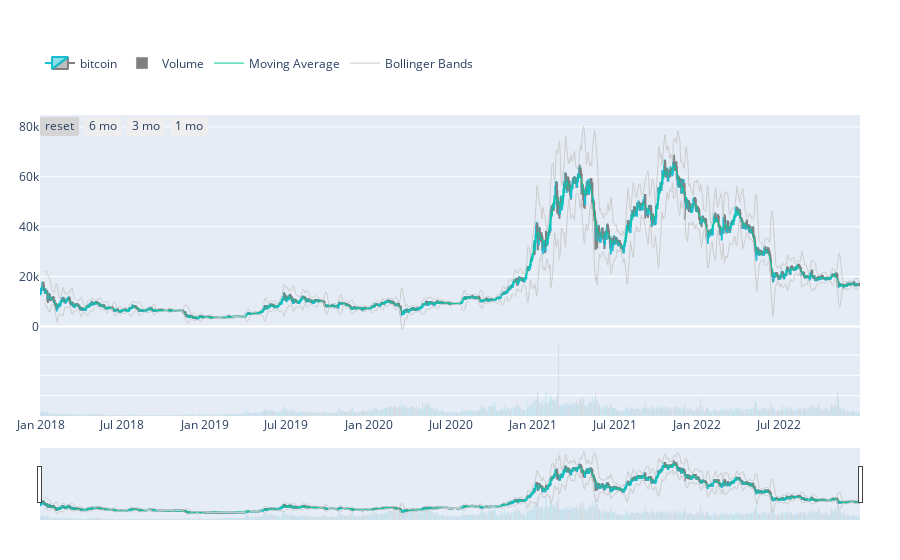

Source (notebook cell):
### Markdown cell above
A candlestick chart (also called Japanese candlestick chart) is a style of financial chart used to describe price movements of a security, derivative, or currency. Each "candlestick" typically shows one day; so for example a one-month chart may show the 20 trading days as 20 "candlesticks".

We choose to plot a cancdlestick chart for BitCoin since everyone's super curious on whether BitCoin is going to be economic bubble or it's still something that worth to invest in.

### Code cell
increasing_color = '#17BECF'
decreasing_color = '#7F7F7F'
data_plotly = []
layout = {
    'xaxis': {
        'rangeselector': {
            'visible': True
        }
    },
    # Adding a volume bar chart for candlesticks is a good practice usually
    'yaxis': {
        'domain': [0, 0.2],
        'showticklabels': False
    },
    'yaxis2': {
        'domain': [0.2, 0.8]
    },
    'legend': {
        'orientation': 'h',
        'y': 0.9,
        'yanchor': 'bottom'
    },
    'margin': {
        't': 40,
        'b': 40,
        'r': 40,
        'l': 40
    }
}

# Defining main chart
trace0 = go.Candlestick(
    x=bitcoin.index, open=bitcoin['Open'], high=bitcoin['High'],
    low=bitcoin['Low'], close=bitcoin['Close'],
    yaxis='y2', name='bitcoin',
    increasing=dict(line=dict(color=increasing_color)),
    decreasing=dict(line=dict(color=decreasing_color)),
)

data_plotly.append(trace0)

# Adding some range buttons to interact
rangeselector = {
    'visible': True,
    'x': 0,
    'y': 0.8,
    'buttons': [
        {'count': 1, 'label': 'reset', 'step': 'all'},
        {'count': 6, 'label': '6 mo', 'step': 'month', 'stepmode': 'backward'},
        {'count': 3, 'label': '3 mo', 'step': 'month', 'stepmode': 'backward'},
        {'count': 1, 'label': '1 mo', 'step': 'month', 'stepmode': 'backward'},
    ]
}

layout['xaxis'].update(rangeselector=rangeselector)

# Setting volume bar chart colors
colors = []
for i, _ in enumerate(bitcoin.index):
    if i != 0:
        if bitcoin['Close'].iloc[i] > bitcoin['Close'].iloc[i-1]:
            colors.append(increasing_color)
        else:
            colors.append(decreasing_color)
    else:
        colors.append(decreasing_color)

trace1 = go.Bar(
    x=bitcoin.index, y=bitcoin['Volume'],
    marker=dict(color=colors),
    yaxis='y', name='Volume'
)

data_plotly.append(trace1)

# Adding Moving Average
def moving_average(interval, window_size=10):
    window = np.ones(int(window_size)) / float(window_size)
    return np.convolve(interval, window, 'same')

trace2 = go.Scatter(
    x=bitcoin.index[5:-5], y=moving_average(bitcoin['Close'])[5:-5],
    yaxis='y2', name='Moving Average',
    line=dict(width=1)
)

data_plotly.append(trace2)

# Adding boilinger bands
def bollinger_bands(price, window_size=10, num_of_std=5):
    rolling_mean = price.rolling(10).mean()
    rolling_std = price.rolling(10).std()
    upper_band = rolling_mean + (rolling_std * 5)
    lower_band = rolling_mean - (rolling_std * 5)
    return upper_band, lower_band

bb_upper, bb_lower = bollinger_bands(bitcoin['Close'])

trace3 = go.Scatter(
    x=bitcoin.index, y=bb_upper,
    yaxis='y2', line=dict(width=1),
    marker=dict(color='#ccc'), hoverinfo='none',
    name='Bollinger Bands',
    legendgroup='Bollinger Bands'
)
data_plotly.append(trace3)

trace4 = go.Scatter(
    x=bitcoin.index, y=bb_lower,
    yaxis='y2', line=dict(width=1),
    marker=dict(color='#ccc'), hoverinfo='none',
    name='Bollinger Bands', showlegend=False,
    legendgroup='Bollinger Bands'
)
data_plotly.append(trace4)
fig = go.Figure(data=data_plotly, layout=layout)
py.iplot(fig, filename='bitcoin-candlestick')

### Figure 1 — Plotly figure (JSON) as saved in the notebook; plotly's stock layout.template omitted (floating-point values rounded to 4 significant figures; data arrays with more than 128 entries replaced by an {"elided": "..."} marker saying what was removed)
{"data": [{"close": {"elided": "1824 float values"}, "decreasing": {"line": {"color": "#7F7F7F"}}, "high": {"elided": "1824 float values"}, "increasing": {"line": {"color": "#17BECF"}}, "low": {"elided": "1824 float values"}, "name": "bitcoin", "open": {"elided": "1824 float values"}, "type": "candlestick", "x": {"elided": "1824 str values"}, "yaxis": "y2"}, {"marker": {"color": {"elided": "1824 str values"}}, "name": "Volume", "type": "bar", "x": {"elided": "1824 str values"}, "y": {"elided": "1824 int values"}, "yaxis": "y"}, {"line": {"width": 1}, "name": "Moving Average", "type": "scatter", "x": {"elided": "1814 str values"}, "y": {"elided": "1814 float values"}, "yaxis": "y2"}, {"hoverinfo": "none", "legendgroup": "Bollinger Bands", "line": {"width": 1}, "marker": {"color": "#ccc"}, "name": "Bollinger Bands", "type": "scatter", "x": {"elided": "1824 str values"}, "y": {"elided": "1824 float values"}, "yaxis": "y2"}, {"hoverinfo": "none", "legendgroup": "Bollinger Bands", "line": {"width": 1}, "marker": {"color": "#ccc"}, "name": "Bollinger Bands", "showlegend": false, "type": "scatter", "x": {"elided": "1824 str values"}, "y": {"elided": "1824 float values"}, "yaxis": "y2"}], "layout": {"legend": {"orientation": "h", "y": 0.9, "yanchor": "bottom"}, "margin": {"b": 40, "l": 40, "r": 40, "t": 40}, "xaxis": {"rangeselector": {"buttons": [{"count": 1, "label": "reset", "step": "all"}, {"count": 6, "label": "6 mo", "step": "month", "stepmode": "backward"}, {"count": 3, "label": "3 mo", "step": "month", "stepmode": "backward"}, {"count": 1, "label": "1 mo", "step": "month", "stepmode": "backward"}], "visible": true, "x": 0, "y": 0.8}}, "yaxis": {"domain": [0, 0.2], "showticklabels": false}, "yaxis2": {"domain": [0.2, 0.8]}}}
